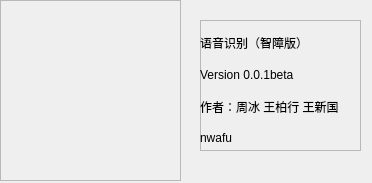
<?xml version="1.0" encoding="UTF-8"?>
<ui version="4.0">
 <class>Dialog</class>
 <widget class="QDialog" name="Dialog">
  <property name="geometry">
   <rect>
    <x>0</x>
    <y>0</y>
    <width>372</width>
    <height>183</height>
   </rect>
  </property>
  <property name="windowTitle">
   <string>About</string>
  </property>
  <widget class="QFrame" name="frame">
   <property name="geometry">
    <rect>
     <x>0</x>
     <y>0</y>
     <width>181</width>
     <height>181</height>
    </rect>
   </property>
   <property name="frameShape">
    <enum>QFrame::StyledPanel</enum>
   </property>
   <property name="frameShadow">
    <enum>QFrame::Raised</enum>
   </property>
   <widget class="QLabel" name="label_9">
    <property name="geometry">
     <rect>
      <x>0</x>
      <y>0</y>
      <width>181</width>
      <height>181</height>
     </rect>
    </property>
    <property name="text">
     <string/>
    </property>
   </widget>
  </widget>
  <widget class="QFrame" name="frame_2">
   <property name="geometry">
    <rect>
     <x>200</x>
     <y>20</y>
     <width>161</width>
     <height>131</height>
    </rect>
   </property>
   <property name="frameShape">
    <enum>QFrame::StyledPanel</enum>
   </property>
   <property name="frameShadow">
    <enum>QFrame::Raised</enum>
   </property>
   <widget class="QWidget" name="verticalLayoutWidget">
    <property name="geometry">
     <rect>
      <x>0</x>
      <y>10</y>
      <width>151</width>
      <height>121</height>
     </rect>
    </property>
    <layout class="QVBoxLayout" name="verticalLayout_2">
     <item>
      <widget class="QLabel" name="label_5">
       <property name="text">
        <string>语音识别（智障版）</string>
       </property>
      </widget>
     </item>
     <item>
      <widget class="QLabel" name="label_6">
       <property name="text">
        <string>Version 0.0.1beta</string>
       </property>
      </widget>
     </item>
     <item>
      <widget class="QLabel" name="label_7">
       <property name="text">
        <string>作者：周冰 王柏行 王新国</string>
       </property>
      </widget>
     </item>
     <item>
      <widget class="QLabel" name="label_8">
       <property name="text">
        <string>nwafu</string>
       </property>
      </widget>
     </item>
    </layout>
   </widget>
  </widget>
 </widget>
 <resources/>
 <connections/>
</ui>
